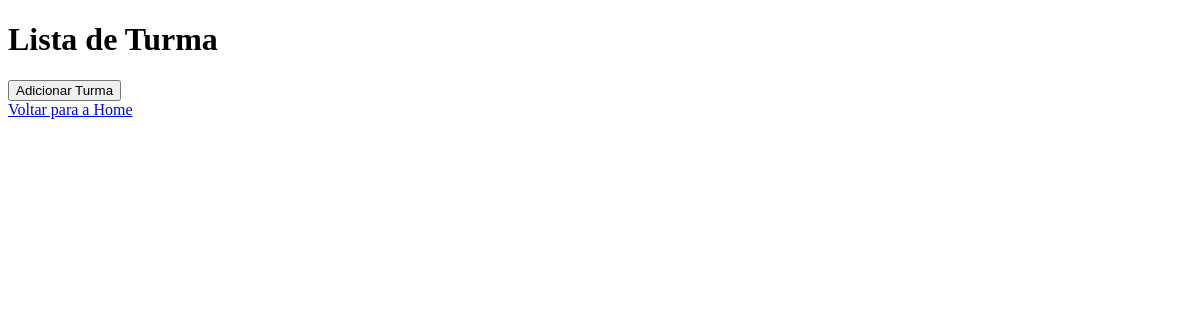
Page /turma on the earlier database version.
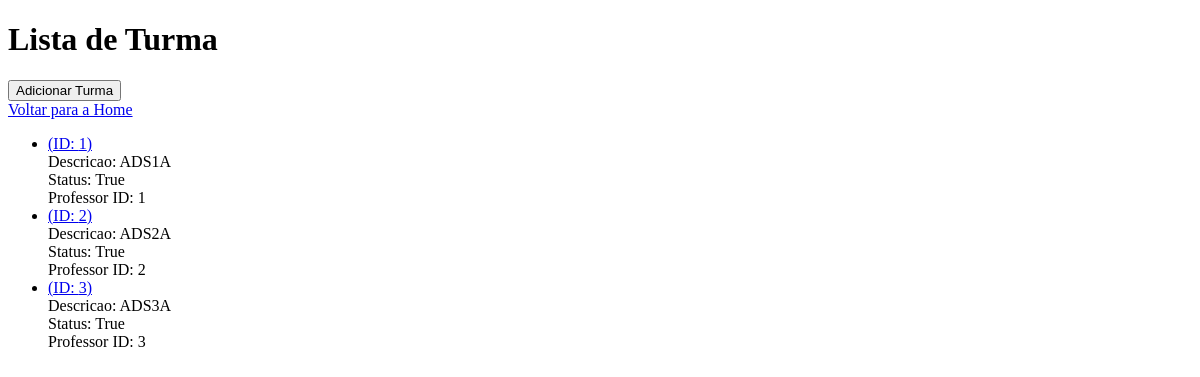
Same page on the later database version.
### turma/turma_model.py (models this page shows, shortened)
class Turma(db.Model):
    __tablename__ = 'turma'
    id = db.Column(db.Integer, primary_key=True)
    descricao = db.Column(db.String(100), nullable=False)
    status = db.Column(db.Boolean)
    professor_id = db.Column(db.Integer, db.ForeignKey('professor.id'), nullable=True)
    alunos = db.relationship('Aluno', backref='turma', lazy='select')
    def to_dict(self):
        return {'id': self.id,
                'descricao': self.descricao,
                'status': self.status,
                'professor_id': self.professor_id}

### turma/turma_routes.py (the view)
@turma_blueprint.route('/turma', methods=['GET'])
def get_turmas():
    turma = listar_turma()
    return render_template("turma.html", turma=turma)

### turma/turma_model.py (called while the page is built)
def listar_turma():
    turma = Turma.query.all()
    return [turma.to_dict() for turma in turma]

### templates/turma.html (shortened to what this page needs)
<!DOCTYPE html>
<html lang="pt-BR">
  <head>
  </head>
  <body>
    <h1>Lista de Turma</h1>
    <form
      id="add-form"
      action="{{ url_for('turma.adicionar_turma_page') }}"
      method="GET"
    >
      <button type="submit">Adicionar Turma</button>
    </form>
    <a href="{{ url_for('turma.getIndex') }}">Voltar para a Home</a>
    <ul>
      {% for turma in turma %}
      <li>
        <a href="{{ url_for('turma.get_turma', id_turma=turma.id) }}"
          >(ID: {{ turma.id }})</a
        ><br />
        Descricao: {{ turma.descricao }}<br />
        Status: {{ turma.status }}<br />
        Professor ID: {{ turma.professor_id }}<br />
      </li>
      {% endfor %}
    </ul>
  </body>
</html>

Differences in the rows shown:
added Turma: id "1", descricao "ADS1A", status "True", professor_id "1"
added Turma: id "2", descricao "ADS2A", status "True", professor_id "2"
added Turma: id "3", descricao "ADS3A", status "True", professor_id "3"
